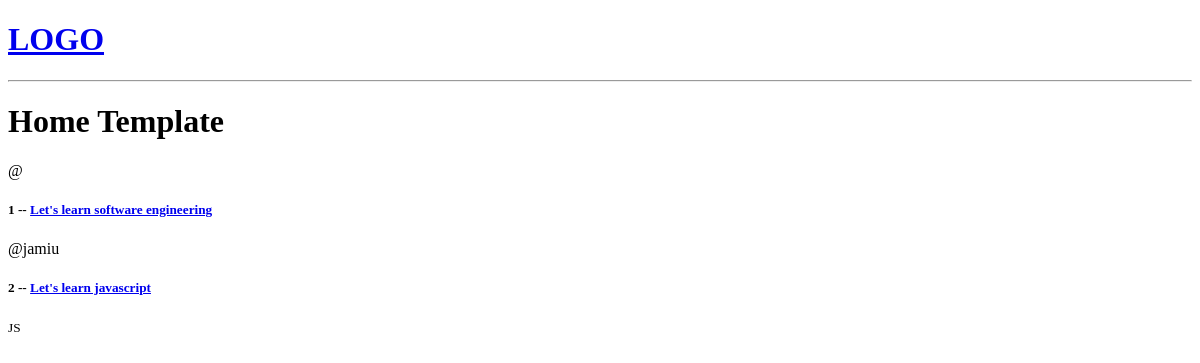
Before: / with the older database file.
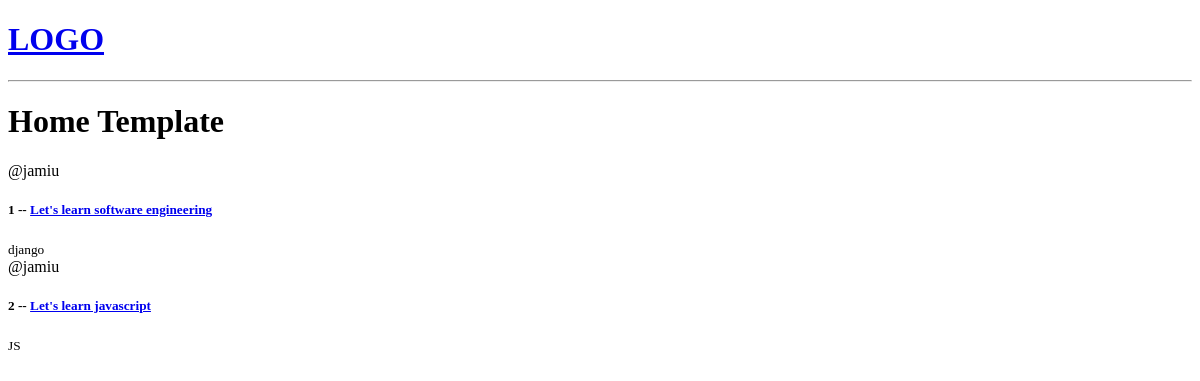
After: the same page with the newer database file.
### base/models.py (models this page shows, shortened)
class Room(models.Model):
    host = models.ForeignKey(User, on_delete=models.SET_NULL, null=True)
    topic = models.ForeignKey(Topic, on_delete=models.SET_NULL, null=True)
    name = models.CharField(max_length=200) #
    description = models.TextField(null=True, blank=True) # null is by default set to false - resetting it to true allows the dsc to be left blank
    updated = models.DateTimeField(auto_now=True) #taking a timestamp for whenever there's an update to the model instance or table
    created = models.DateTimeField(auto_now_add= True) #auto_now takes a snapshot everytime there's an update while auto_now_add takes a snapshot just once

class Topic(models.Model):
    name = models.CharField(max_length=200)

### base/views.py (the view)
# urls.py: path('', views.home, name='home'),
def home(request):
    rooms = Room.objects.all()
    context = {'rooms': rooms}
    return render(request,'base/home.html', context)

### base/templates/base/home.html
{% extends "main.html" %}
{% block content %}
<h1>Home Template</h1>
<div>
    <div>
        {%for room in rooms %}
            <div>
                <span>@{{room.host.username}}</span>
                <h5> {{room.id}} -- <a href='/room/{{room.id}}'>{{room.name}}</a></h5>
                <small>{{room.topic.name}}</small>
            </div>
        {%endfor%}
    </div>
</div>
{% endblock content %}

Changed rows visible on the page:
changed Room "Let's learn software engineering": host.username (not shown) → "jamiu"; topic.name (not shown) → "django"
